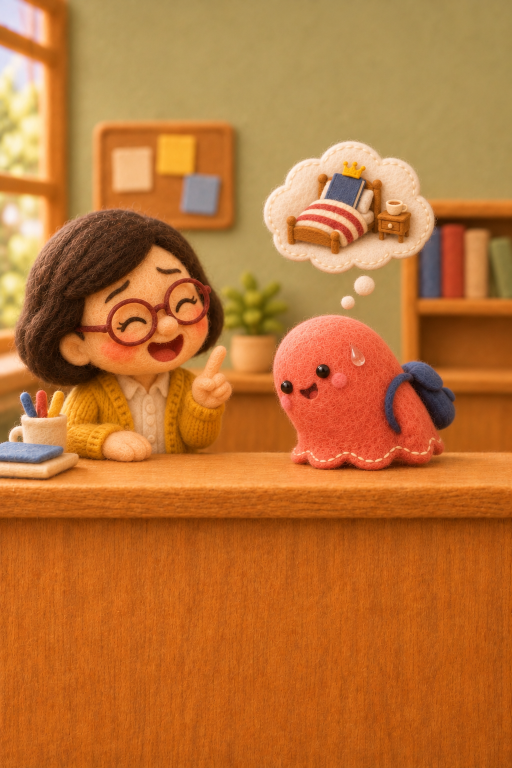
#> input picture docs/마케팅/LAB_계세요_mn_20261122/판/g12_153639.png, 1024 x 1536 px, given in place of 주문_152436.png, which was not available (shown at 1/2 size)
$ python '판옮기기.py'
#> lines starting #> are read from the running program, lines starting #| are printed output that depends on the picture
# 구운 판(판/*.png, 941×1672 안팎)을 영상 크기 1080×1920으로 채워(가운데 맞춤) public/img에 옮긴다. 종이컵 조각은 오린 PNG를 그대로 줄여 옮긴다.
# 사용: python -X utf8 docs/마케팅/LAB_이잔주세요_mn_20261108/remotion/판옮기기.py
import os
from PIL import Image

여기 = os.path.dirname(os.path.abspath(__file__))
판 = os.path.join(여기, '..', '판')
밖 = os.path.join(여기, 'public', 'img')
os.makedirs(밖, exist_ok=True)
W, H = 1080, 1920
판들 = {
    'order': '주문_152436.png',
    'lift': '머그_입지움.png',
    'freeze': '굳음_152950.png',
    'menu': '메뉴판_152436.png',
    'success': '성공_152725.png',
    'end': '끝_152951.png',
    'end2': '끝2_034755.png',
}
for 이름, 파일 in 판들.items():
    im = Image.open(os.path.join(판, 파일)).convert('RGB')
#> im is the input picture: PIL image 1024x1536 RGB; mean R, G, B 187, 114.8, 53.1
    s = max(W / im.width, H / im.height)
#> s = 1.25
    im = im.resize((round(im.width * s), round(im.height * s)), Image.LANCZOS)
#> im: PIL image 1280x1920 RGB
    x = (im.width - W) // 2
#> x = 100
    y = (im.height - H) // 2
#> y = 0
    im.crop((x, y, x + W, y + H)).save(os.path.join(밖, f'{이름}.jpg'), quality=93)
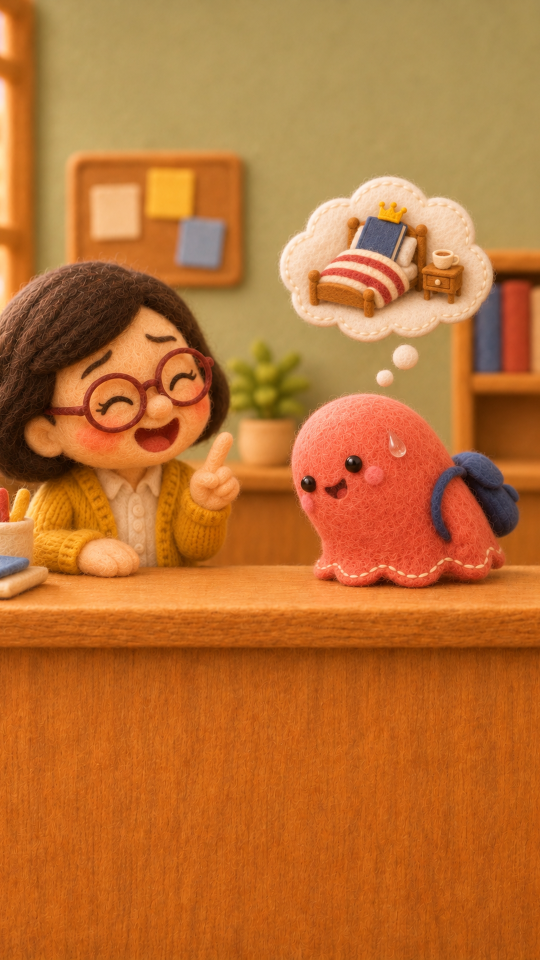
#> saved as order.jpg: PIL image 1080x1920 RGB (shown at 1/2 size); mean R, G, B 186.8, 113.1, 51.2
    print(이름, '←', 파일)
#> pass 2 of the loop `for 이름, 파일 in 판들.items():`:
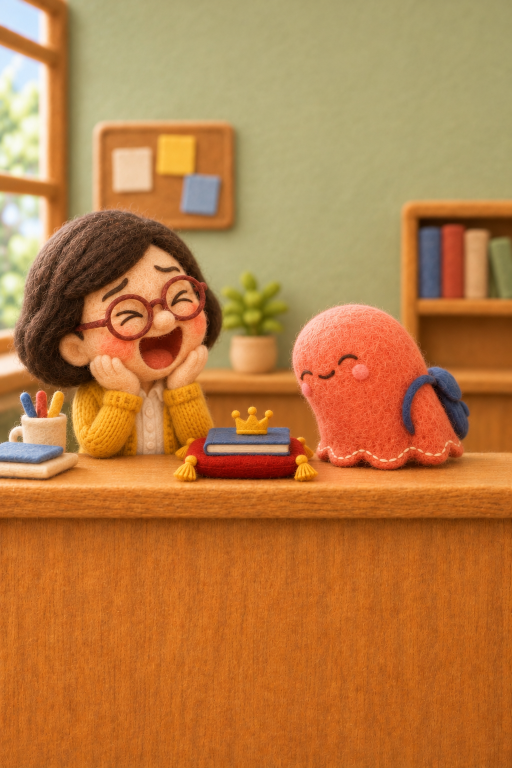
#> input picture docs/마케팅/LAB_계세요_mn_20261122/판/g13b_170630.png, 1024 x 1536 px, given in place of 머그_입지움.png, which was not available (shown at 1/2 size)
#> im is the input picture: PIL image 1024x1536 RGB; mean R, G, B 184.3, 123.9, 67.1
#> im: PIL image 1280x1920 RGB
#> `im.crop((x, y, x + W, y + H)).save(os.path.join(밖, f'{이름}.jpg'), quali..`:
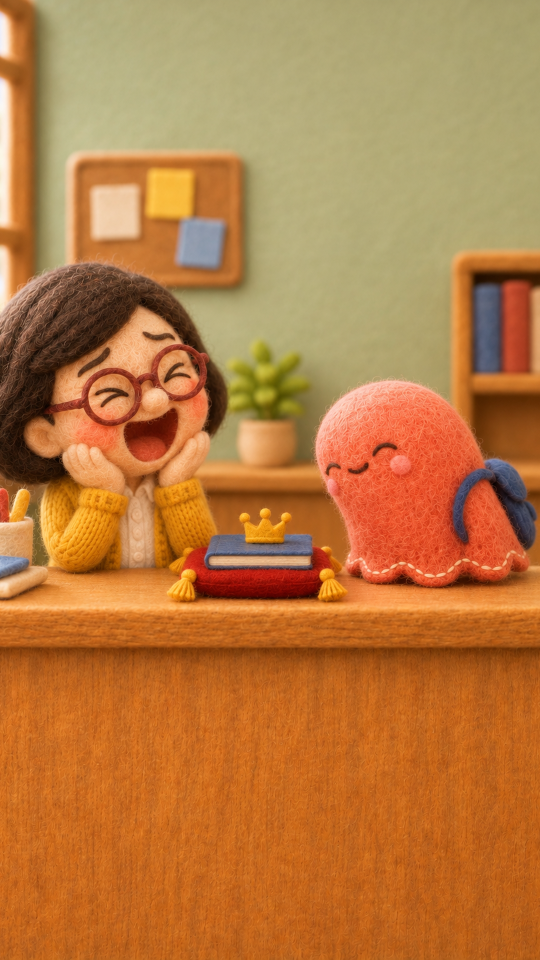
#> saved as lift.jpg: PIL image 1080x1920 RGB (shown at 1/2 size); mean R, G, B 184.4, 122.2, 64.6
#> (the run stopped early here; a loop or call above may not have finished)
